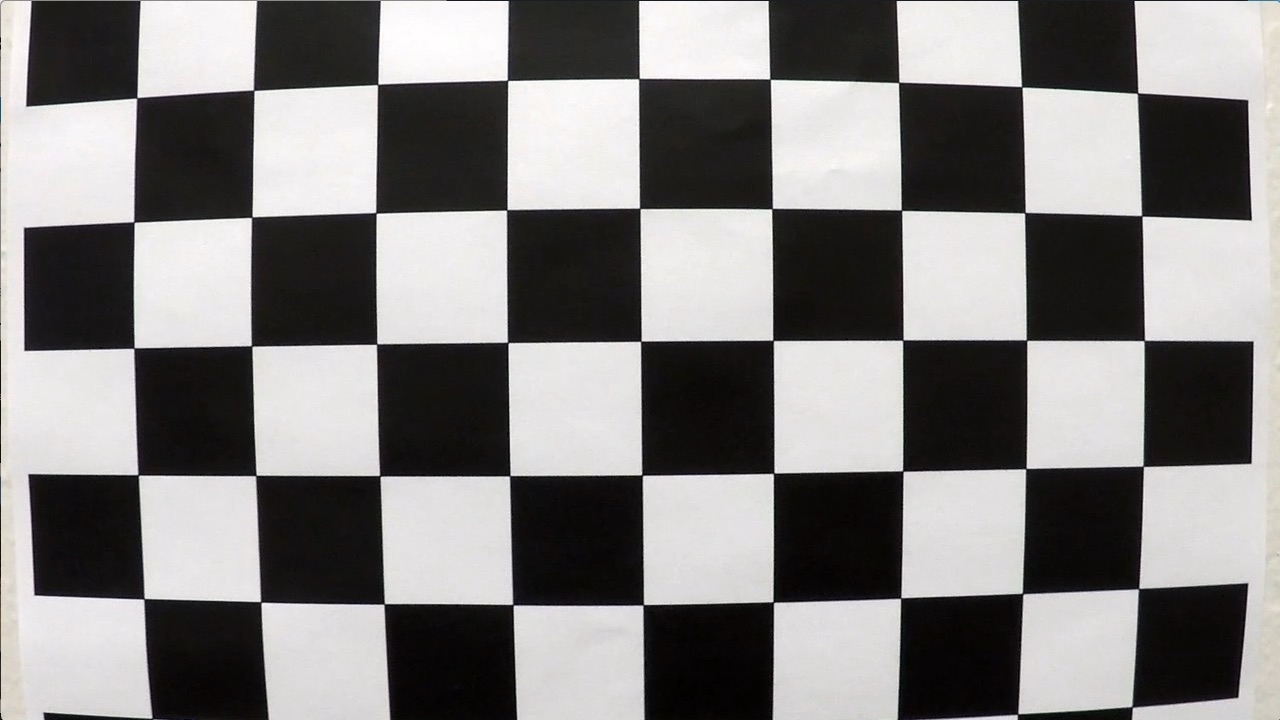
#> input picture camera_cal/calibration1.jpg, 1280 x 720 px; its folder holds 4 pictures in this run
$ python image_testing_pipeline.py   (older library calls are emulated)
#> lines starting #> are read from the running program, lines starting #| are printed output that depends on the picture; after the words box and inside, x2 and y2 are one past the last pixel; in counts of white or black regions, pixels touching at a corner belong together
# -*- coding: utf-8 -*-
"""
Created on Sat Jan 20 19:35:25 2018

@author: davor
"""

import glob
import numpy as np
import cv2
import matplotlib.pyplot as plt
import matplotlib.image as mpimg


# Calibrating the camera
def calibrate(calibration_images):
    # Arrays to store object points and image points from all the images
    global ret, mtx, dist, rvecs, tvecs
    objpoints = [] # 3D points in real world space
    imgpoints = [] # 2D points in image space

    objp = np.zeros((6*9, 3), np.float32)
    objp[:,:2] = np.mgrid[0:9,0:6].T.reshape(-1,2) # x, y coordinates

    for fname in calibration_images:
        img = mpimg.imread(fname)
#> img is the input picture: shape (720, 1280, 3); mean R, G, B 130.1, 128.4, 127.8
        # Grayscaling
        gray = cv2.cvtColor(img, cv2.COLOR_RGB2GRAY)
        # Finding corners in the chessboard on the image
        ret, corners = cv2.findChessboardCorners(gray, (9,6), None)
#> ret = False; corners = None

        if ret == True:
            imgpoints.append(corners)
            objpoints.append(objp)

    # Finding camera calibration parameters
    ret, mtx, dist, rvecs, tvecs = cv2.calibrateCamera(objpoints, imgpoints,
                                                   (1280, 720), None, None)

    #return ret, mtx, dist, rvecs, tvecs


def abs_sobel_thresh(img, orient='x', sobel_kernel=9, thresh=(20,255)):
    # Calculating directional gradient and appying threshold

    gray = cv2.cvtColor(img, cv2.COLOR_BGR2GRAY)
    if orient == 'x':
        sobel = cv2.Sobel(gray, cv2.CV_64F, 1, 0, ksize=sobel_kernel)
    elif orient == 'y':
        sobel = cv2.Sobel(gray, cv2.CV_64F, 0, 1, ksize=sobel_kernel)
    abs_sobel = np.absolute(sobel)
    scaled_sobel = np.uint8(255*abs_sobel/np.max(abs_sobel))
    # Scaling is useful if we want our function to work on input images of
    # different scales for example on both png and jpg
    grad_binary = np.zeros_like(scaled_sobel)
    grad_binary[(scaled_sobel >= thresh[0]) & (scaled_sobel <= thresh[1])] = 1

    return grad_binary


def hls_select(img, channel_select='s', thresh=(90,255)):

    # Converting to HLS color space
    hls = cv2.cvtColor(img, cv2.COLOR_BGR2HLS)
    # Applying a threshold to channels
    if channel_select == 'h':
        H = hls[:,:,0]
        binary_output = np.zeros_like(H)
        binary_output[(H > thresh[0]) & (H <= thresh[1])] = 1
    elif channel_select == 'l':
        L = hls[:,:,1]
        binary_output = np.zeros_like(L)
        binary_output[(L > thresh[0]) & (L <= thresh[1])] = 1
    elif channel_select == 's':
        S = hls[:,:,2]
        binary_output = np.zeros_like(S)
        binary_output[(S > thresh[0]) & (S <= thresh[1])] = 1

    return binary_output


def undistort_image(image):
    undist = cv2.undistort(image, mtx, dist, None, mtx)
    return undist


def combined(sobel, saturated):
    combined = np.zeros_like(sobel)
    combined[((sobel == 1) | (saturated == 1))] = 1

    return combined


def warp(image):
    src = np.float32([[592,445],[688,445],[0,719],[1279,719]])
    offset = 210
    dst = np.float32([[offset,0],[1280-offset,0],[offset,720],[1280-offset,720]])
    #dst = np.float32([[110,0],[980,0],[110,720],[980,720]])
    M = cv2.getPerspectiveTransform(src, dst)
    warped = cv2.warpPerspective(image, M, (1280,720), flags=cv2.INTER_LINEAR)

    return warped

# IMAGE PIPELINE

# Reading in the calibration images
images = glob.glob('./camera_cal/calibration*.jpg')

# Calibrating the camera
calibrate(images)

# Reading in the test image to undistort using the derived camera parameters
test_image = mpimg.imread('./test_images/test5.jpg')
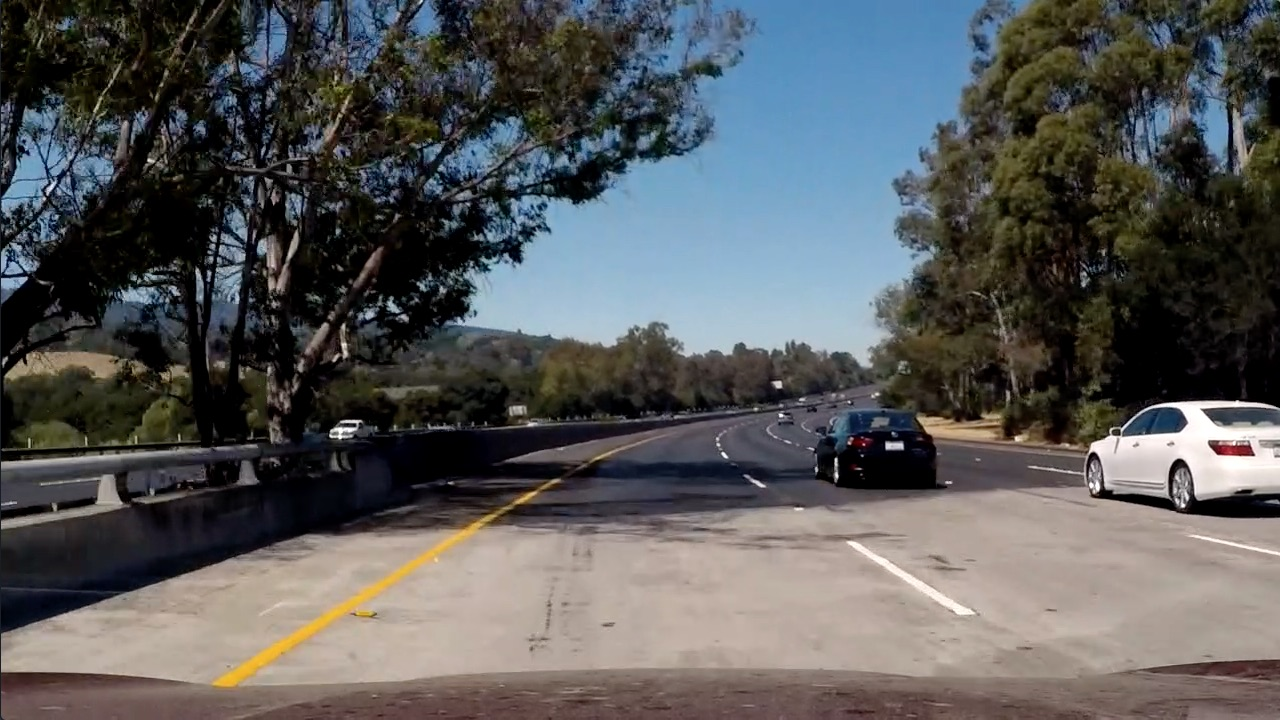
#> input picture test_images/test5.jpg, 1280 x 720 px
#> test_image is the input picture: shape (720, 1280, 3); mean R, G, B 88.5, 89.3, 89.8

#Undistorting test image
undist = undistort_image(test_image)

# Sobel x and Saturation
sobel_x = abs_sobel_thresh(undist)
#> in abs_sobel_thresh, `sobel = cv2.Sobel(gray, cv2.CV_64F, 1, 0, ksize=sobel_kernel)`:
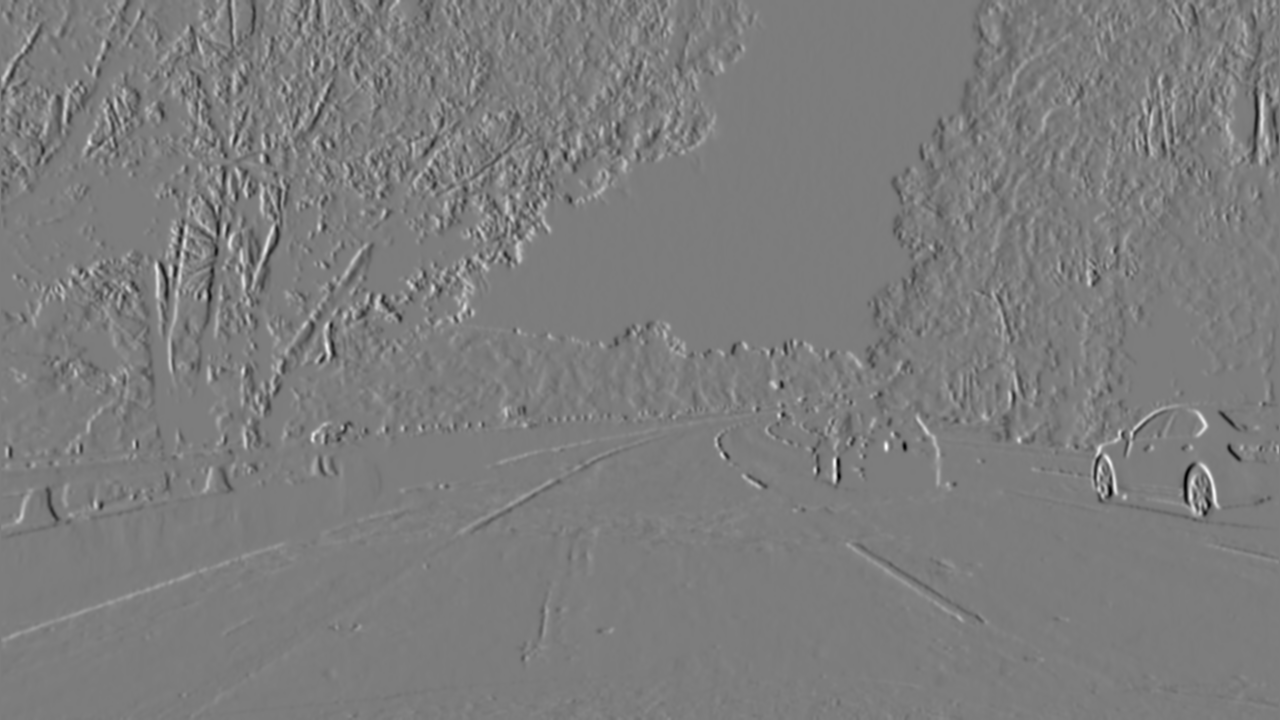
#> sobel: shape (720, 1280) float64; min -1629445, max 1693669, mean 560.7; drawn with min black and max white
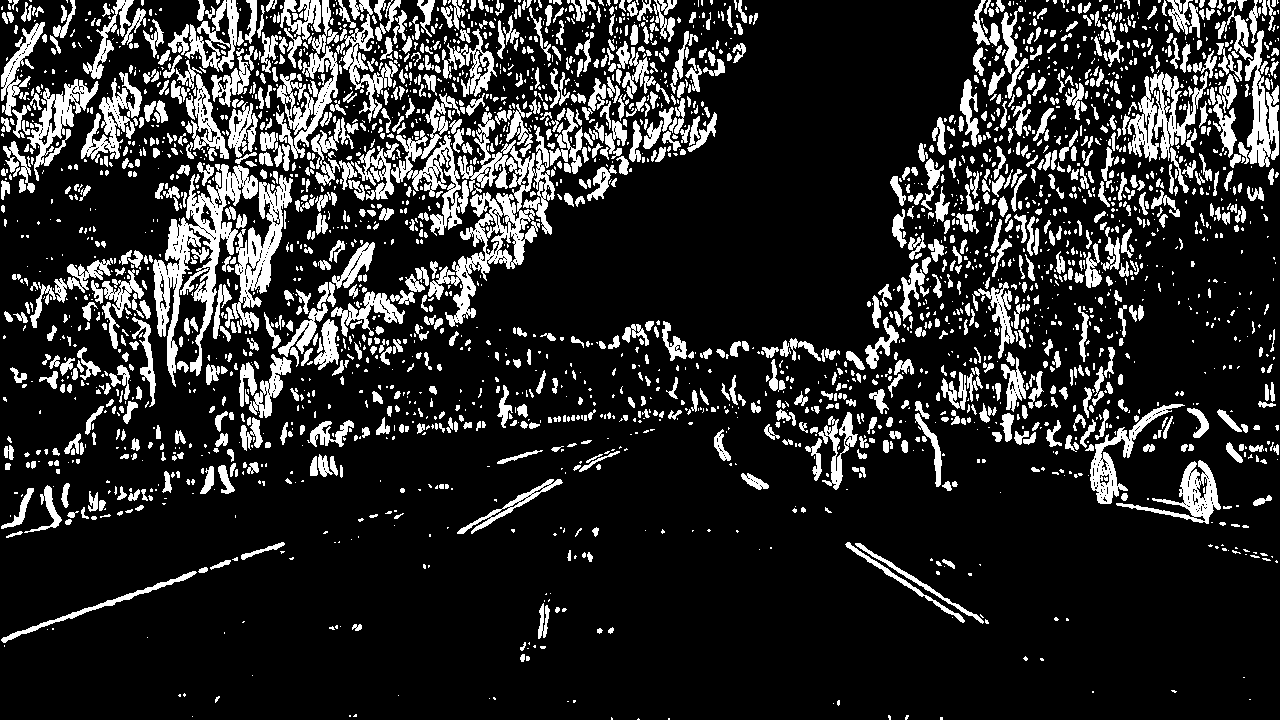
#> sobel_x: shape (720, 1280); values 0 (black) and 1 (white), 17.1% white; 3028 white regions (1871 under 20 px), largest, box (x1, y1, x2, y2) and area: (428, 112, 555, 327) 7153, (153, 164, 258, 387) 6540, (232, 175, 293, 333) 3311

# Finding saturation
saturation = hls_select(undist)
#> in hls_select, `hls = cv2.cvtColor(img, cv2.COLOR_BGR2HLS)`: hls: shape (720, 1280, 3); mean of channels 0, 1, 2 77.3, 90.4, 68.2
#> in hls_select, `S = hls[:,:,2]`:
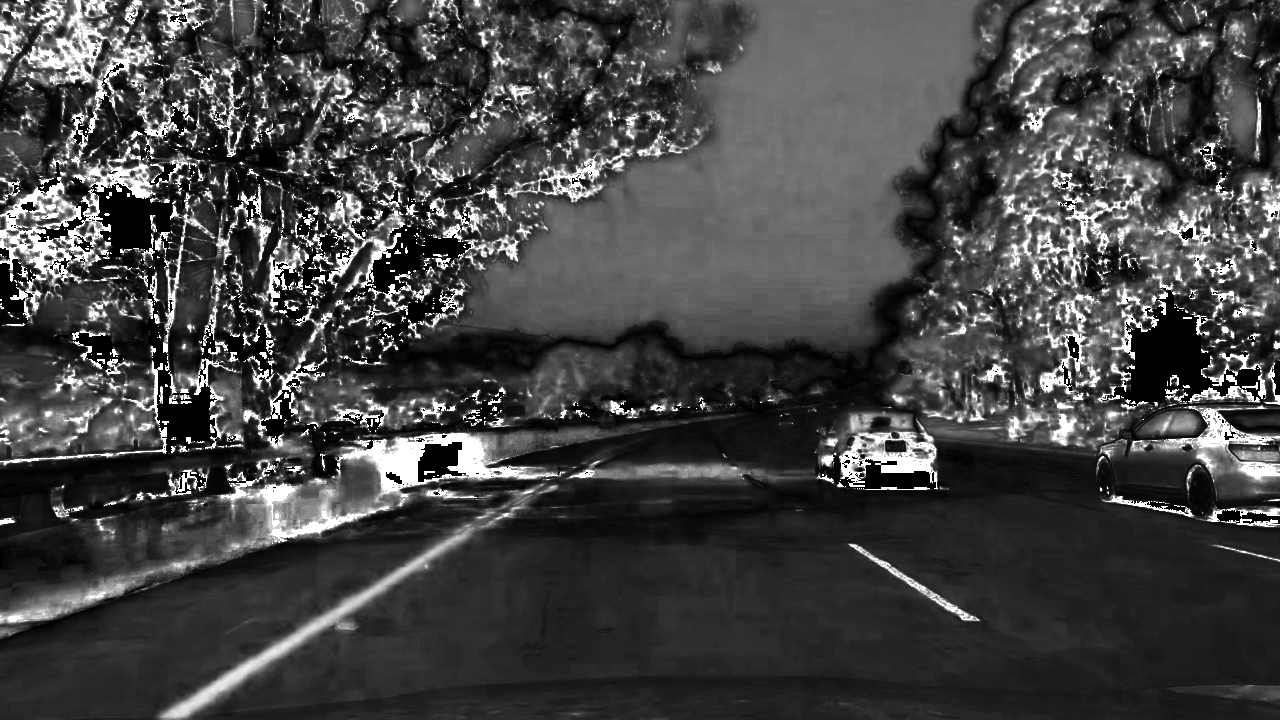
#> S: shape (720, 1280); min 0, max 255, mean 68.2
#> saturation: shape (720, 1280); values 0 (black) and 1 (white), 27.3% white; 2030 white regions (1540 under 20 px), largest, box (x1, y1, x2, y2) and area: (485, 0, 980, 319) 86103, (979, 101, 1280, 403) 24738, (0, 432, 566, 624) 16836

# Combining
combined_image = combined(sobel_x, saturation)
#> combined_image: shape (720, 1280); values 0 (black) and 1 (white), 41.2% white; 1743 white regions (1255 under 20 px), largest, box (x1, y1, x2, y2) and area: (0, 0, 1001, 643) 183172, (0, 0, 278, 470) 50443, (894, 66, 1280, 452) 44706

# Warping
binary_warped = warp(combined_image)
#> in warp, `warped = cv2.warpPerspective(image, M, (1280,720), flags=cv2.INTER_LIN..`: warped: shape (720, 1280); values 0 (black) and 1 (white), 17.3% white; 114 white regions (66 under 20 px), largest, box (x1, y1, x2, y2) and area: (371, 155, 1110, 520) 74993, (0, 364, 329, 479) 23861, (1079, 23, 1280, 320) 13897


# Plotting the images
f, ax = plt.subplots(3, 2, figsize=(30, 15))
f.tight_layout()
ax[0][0].imshow(test_image)                                     #######
ax[0][0].set_title('Original Image', fontsize=50)
ax[0][1].imshow(undist)
src = np.float32([[593,445],[687,445],[0,719],[1279,719]])
dst = np.float32([[110,0],[980,0],[110,720],[980,720]])                                        #######
x = [src[0][0],src[2][0],src[3][0],src[1][0],src[0][0]]
y = [src[0][1],src[2][1],src[3][1],src[1][1],src[0][1]]
ax[0][1].plot(x, y, color='r', linewidth=3)
ax[0][1].set_title('Undistorted image with perspective polygon', fontsize=50)
ax[1][0].imshow(sobel_x, cmap='gray')                           ######
ax[1][0].set_title('Thresholded Sobel', fontsize=50)
ax[1][1].imshow(saturation, cmap='gray')                          ######
ax[1][1].set_title('Thresholded Saturation', fontsize=50)
ax[2][0].imshow(combined_image, cmap='gray')                            ######
#ax[2][0].plot(histogram, color='r')
ax[2][0].set_title('Combined binary images', fontsize=50)
ax[2][1].imshow(binary_warped, cmap='gray')                                         ######
#ax[2][1].plot(left_fitx, ploty, color='yellow')
#ax[2][1].plot(right_fitx, ploty, color='yellow')
ax[2][1].set_title('Perspective transformed', fontsize=50)
plt.subplots_adjust(left=0., right=1, top=1.8, bottom=0.)
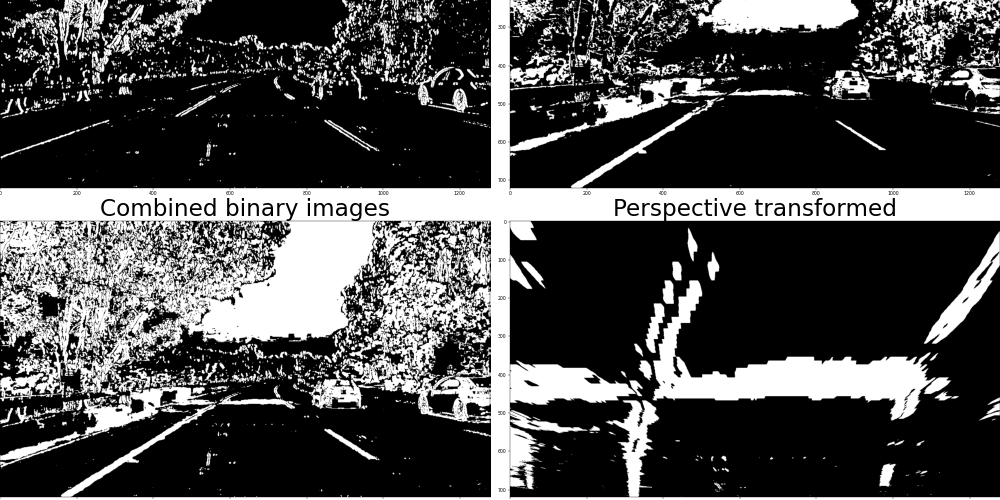
#> figure drawn by matplotlib, 6 panels
